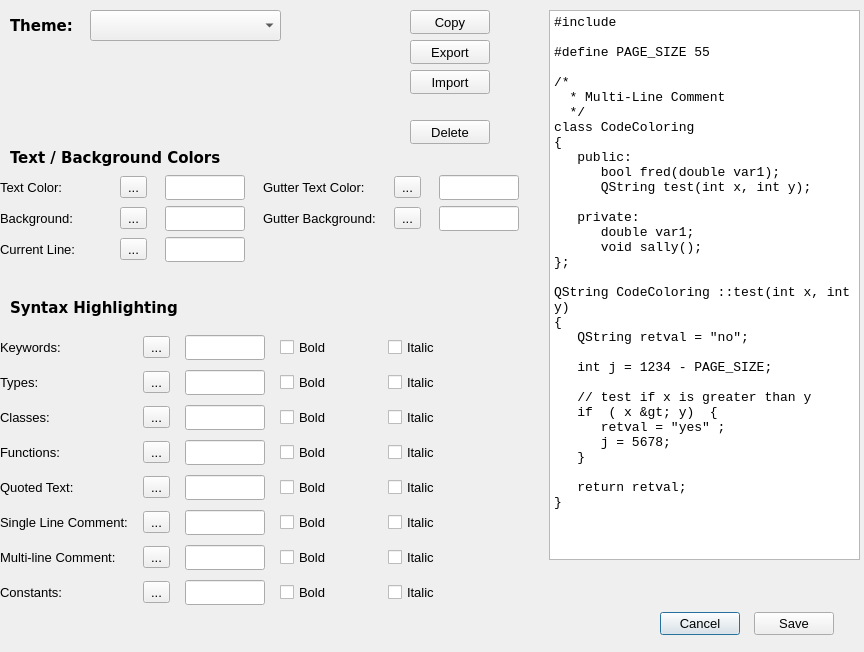
<?xml version="1.0" encoding="UTF-8"?>
<ui version="4.0">
 <class>Dialog_Colors</class>
 <widget class="QDialog" name="Dialog_Colors">
  <property name="windowModality">
   <enum>Qt::NonModal</enum>
  </property>
  <property name="geometry">
   <rect>
    <x>0</x>
    <y>0</y>
    <width>864</width>
    <height>652</height>
   </rect>
  </property>
  <property name="minimumSize">
   <size>
    <width>0</width>
    <height>0</height>
   </size>
  </property>
  <property name="font">
   <font>
    <pointsize>10</pointsize>
   </font>
  </property>
  <property name="windowTitle">
   <string>Diamond Colors</string>
  </property>
  <property name="modal">
   <bool>false</bool>
  </property>
  <widget class="QLabel" name="label">
   <property name="geometry">
    <rect>
     <x>10</x>
     <y>297</y>
     <width>191</width>
     <height>21</height>
    </rect>
   </property>
   <property name="font">
    <font>
     <family>DejaVu Sans</family>
     <pointsize>11</pointsize>
     <weight>75</weight>
     <italic>false</italic>
     <bold>true</bold>
     <underline>false</underline>
    </font>
   </property>
   <property name="text">
    <string>Syntax Highlighting</string>
   </property>
  </widget>
  <widget class="QLabel" name="label_9">
   <property name="geometry">
    <rect>
     <x>10</x>
     <y>147</y>
     <width>221</width>
     <height>21</height>
    </rect>
   </property>
   <property name="font">
    <font>
     <family>DejaVu Sans</family>
     <pointsize>11</pointsize>
     <weight>75</weight>
     <italic>false</italic>
     <bold>true</bold>
     <underline>false</underline>
    </font>
   </property>
   <property name="text">
    <string>Text / Background Colors</string>
   </property>
  </widget>
  <widget class="QPlainTextEdit" name="sample">
   <property name="geometry">
    <rect>
     <x>549</x>
     <y>10</y>
     <width>311</width>
     <height>550</height>
    </rect>
   </property>
   <property name="sizePolicy">
    <sizepolicy hsizetype="Expanding" vsizetype="Fixed">
     <horstretch>0</horstretch>
     <verstretch>0</verstretch>
    </sizepolicy>
   </property>
   <property name="minimumSize">
    <size>
     <width>0</width>
     <height>550</height>
    </size>
   </property>
   <property name="font">
    <font>
     <family>Monospace</family>
     <pointsize>10</pointsize>
    </font>
   </property>
   <property name="plainText">
    <string>#include &lt;QString&gt;

#define PAGE_SIZE 55

/*
  * Multi-Line Comment
  */
class CodeColoring
{
   public:
      bool fred(double var1);
      QString test(int x, int y);

   private:
      double var1;
      void sally();
};

QString CodeColoring ::test(int x, int y)
{
   QString retval = &quot;no&quot;;

   int j = 1234 - PAGE_SIZE;

   // test if x is greater than y
   if  ( x &gt; y)  {
      retval = &quot;yes&quot; ;
      j = 5678;
   }

   return retval;
}</string>
   </property>
  </widget>
  <widget class="QWidget" name="layoutWidget_1">
   <property name="geometry">
    <rect>
     <x>0</x>
     <y>330</y>
     <width>491</width>
     <height>280</height>
    </rect>
   </property>
   <layout class="QGridLayout" name="gridLayout_2">
    <property name="topMargin">
     <number>5</number>
    </property>
    <property name="rightMargin">
     <number>10</number>
    </property>
    <property name="bottomMargin">
     <number>5</number>
    </property>
    <property name="horizontalSpacing">
     <number>15</number>
    </property>
    <property name="verticalSpacing">
     <number>10</number>
    </property>
    <item row="3" column="0">
     <widget class="QLabel" name="label_6">
      <property name="minimumSize">
       <size>
        <width>80</width>
        <height>20</height>
       </size>
      </property>
      <property name="font">
       <font>
        <pointsize>10</pointsize>
       </font>
      </property>
      <property name="text">
       <string>Classes:</string>
      </property>
     </widget>
    </item>
    <item row="7" column="3">
     <widget class="QCheckBox" name="mline_Bold_CB">
      <property name="font">
       <font>
        <pointsize>10</pointsize>
       </font>
      </property>
      <property name="text">
       <string>Bold</string>
      </property>
     </widget>
    </item>
    <item row="5" column="4">
     <widget class="QCheckBox" name="quote_Italic_CB">
      <property name="minimumSize">
       <size>
        <width>35</width>
        <height>0</height>
       </size>
      </property>
      <property name="font">
       <font>
        <pointsize>10</pointsize>
       </font>
      </property>
      <property name="text">
       <string>Italic</string>
      </property>
     </widget>
    </item>
    <item row="4" column="0">
     <widget class="QLabel" name="label_5">
      <property name="minimumSize">
       <size>
        <width>80</width>
        <height>20</height>
       </size>
      </property>
      <property name="font">
       <font>
        <pointsize>10</pointsize>
       </font>
      </property>
      <property name="text">
       <string>Functions:</string>
      </property>
     </widget>
    </item>
    <item row="3" column="1">
     <widget class="QToolButton" name="class_TB">
      <property name="text">
       <string>...</string>
      </property>
     </widget>
    </item>
    <item row="1" column="4">
     <widget class="QCheckBox" name="key_Italic_CB">
      <property name="minimumSize">
       <size>
        <width>35</width>
        <height>0</height>
       </size>
      </property>
      <property name="maximumSize">
       <size>
        <width>16777215</width>
        <height>16777215</height>
       </size>
      </property>
      <property name="font">
       <font>
        <pointsize>10</pointsize>
       </font>
      </property>
      <property name="text">
       <string>Italic</string>
      </property>
     </widget>
    </item>
    <item row="7" column="1">
     <widget class="QToolButton" name="mline_TB">
      <property name="text">
       <string>...</string>
      </property>
     </widget>
    </item>
    <item row="4" column="4">
     <widget class="QCheckBox" name="func_Italic_CB">
      <property name="minimumSize">
       <size>
        <width>35</width>
        <height>0</height>
       </size>
      </property>
      <property name="font">
       <font>
        <pointsize>10</pointsize>
       </font>
      </property>
      <property name="text">
       <string>Italic</string>
      </property>
     </widget>
    </item>
    <item row="2" column="3">
     <widget class="QCheckBox" name="type_Bold_CB">
      <property name="minimumSize">
       <size>
        <width>35</width>
        <height>0</height>
       </size>
      </property>
      <property name="font">
       <font>
        <pointsize>10</pointsize>
       </font>
      </property>
      <property name="text">
       <string>Bold</string>
      </property>
     </widget>
    </item>
    <item row="4" column="3">
     <widget class="QCheckBox" name="func_Bold_CB">
      <property name="minimumSize">
       <size>
        <width>35</width>
        <height>0</height>
       </size>
      </property>
      <property name="font">
       <font>
        <pointsize>10</pointsize>
       </font>
      </property>
      <property name="text">
       <string>Bold</string>
      </property>
     </widget>
    </item>
    <item row="7" column="0">
     <widget class="QLabel" name="label_12">
      <property name="font">
       <font>
        <pointsize>10</pointsize>
       </font>
      </property>
      <property name="text">
       <string>Multi-line Comment:</string>
      </property>
     </widget>
    </item>
    <item row="4" column="1">
     <widget class="QToolButton" name="func_TB">
      <property name="text">
       <string>...</string>
      </property>
     </widget>
    </item>
    <item row="6" column="3">
     <widget class="QCheckBox" name="comment_Bold_CB">
      <property name="minimumSize">
       <size>
        <width>35</width>
        <height>0</height>
       </size>
      </property>
      <property name="font">
       <font>
        <pointsize>10</pointsize>
       </font>
      </property>
      <property name="text">
       <string>Bold</string>
      </property>
     </widget>
    </item>
    <item row="6" column="1">
     <widget class="QToolButton" name="comment_TB">
      <property name="text">
       <string>...</string>
      </property>
     </widget>
    </item>
    <item row="2" column="1">
     <widget class="QToolButton" name="type_TB">
      <property name="text">
       <string>...</string>
      </property>
     </widget>
    </item>
    <item row="3" column="3">
     <widget class="QCheckBox" name="class_Bold_CB">
      <property name="minimumSize">
       <size>
        <width>35</width>
        <height>0</height>
       </size>
      </property>
      <property name="font">
       <font>
        <pointsize>10</pointsize>
       </font>
      </property>
      <property name="text">
       <string>Bold</string>
      </property>
     </widget>
    </item>
    <item row="1" column="1">
     <widget class="QToolButton" name="key_TB">
      <property name="text">
       <string>...</string>
      </property>
     </widget>
    </item>
    <item row="2" column="4">
     <widget class="QCheckBox" name="type_Italic_CB">
      <property name="minimumSize">
       <size>
        <width>35</width>
        <height>0</height>
       </size>
      </property>
      <property name="font">
       <font>
        <pointsize>10</pointsize>
       </font>
      </property>
      <property name="text">
       <string>Italic</string>
      </property>
     </widget>
    </item>
    <item row="5" column="1">
     <widget class="QToolButton" name="quote_TB">
      <property name="text">
       <string>...</string>
      </property>
     </widget>
    </item>
    <item row="1" column="3">
     <widget class="QCheckBox" name="key_Bold_CB">
      <property name="minimumSize">
       <size>
        <width>35</width>
        <height>0</height>
       </size>
      </property>
      <property name="maximumSize">
       <size>
        <width>16777215</width>
        <height>16777215</height>
       </size>
      </property>
      <property name="font">
       <font>
        <pointsize>10</pointsize>
       </font>
      </property>
      <property name="text">
       <string>Bold</string>
      </property>
     </widget>
    </item>
    <item row="7" column="4">
     <widget class="QCheckBox" name="mline_Italic_CB">
      <property name="font">
       <font>
        <pointsize>10</pointsize>
       </font>
      </property>
      <property name="text">
       <string>Italic</string>
      </property>
     </widget>
    </item>
    <item row="1" column="0">
     <widget class="QLabel" name="label_3">
      <property name="minimumSize">
       <size>
        <width>80</width>
        <height>20</height>
       </size>
      </property>
      <property name="font">
       <font>
        <pointsize>10</pointsize>
       </font>
      </property>
      <property name="text">
       <string>Keywords:</string>
      </property>
     </widget>
    </item>
    <item row="2" column="0">
     <widget class="QLabel" name="label_4">
      <property name="minimumSize">
       <size>
        <width>80</width>
        <height>20</height>
       </size>
      </property>
      <property name="font">
       <font>
        <pointsize>10</pointsize>
       </font>
      </property>
      <property name="text">
       <string>Types:</string>
      </property>
     </widget>
    </item>
    <item row="3" column="4">
     <widget class="QCheckBox" name="class_Italic_CB">
      <property name="minimumSize">
       <size>
        <width>35</width>
        <height>0</height>
       </size>
      </property>
      <property name="font">
       <font>
        <pointsize>10</pointsize>
       </font>
      </property>
      <property name="text">
       <string>Italic</string>
      </property>
     </widget>
    </item>
    <item row="5" column="3">
     <widget class="QCheckBox" name="quote_Bold_CB">
      <property name="minimumSize">
       <size>
        <width>35</width>
        <height>0</height>
       </size>
      </property>
      <property name="font">
       <font>
        <pointsize>10</pointsize>
       </font>
      </property>
      <property name="text">
       <string>Bold</string>
      </property>
     </widget>
    </item>
    <item row="6" column="0">
     <widget class="QLabel" name="label_8">
      <property name="minimumSize">
       <size>
        <width>0</width>
        <height>20</height>
       </size>
      </property>
      <property name="font">
       <font>
        <pointsize>10</pointsize>
       </font>
      </property>
      <property name="text">
       <string>Single Line Comment:</string>
      </property>
     </widget>
    </item>
    <item row="5" column="0">
     <widget class="QLabel" name="label_7">
      <property name="minimumSize">
       <size>
        <width>80</width>
        <height>20</height>
       </size>
      </property>
      <property name="font">
       <font>
        <pointsize>10</pointsize>
       </font>
      </property>
      <property name="text">
       <string>Quoted Text:</string>
      </property>
     </widget>
    </item>
    <item row="6" column="4">
     <widget class="QCheckBox" name="comment_Italic_CB">
      <property name="minimumSize">
       <size>
        <width>35</width>
        <height>0</height>
       </size>
      </property>
      <property name="font">
       <font>
        <pointsize>10</pointsize>
       </font>
      </property>
      <property name="text">
       <string>Italic</string>
      </property>
     </widget>
    </item>
    <item row="8" column="0">
     <widget class="QLabel" name="label_14">
      <property name="font">
       <font>
        <pointsize>10</pointsize>
       </font>
      </property>
      <property name="text">
       <string>Constants:</string>
      </property>
     </widget>
    </item>
    <item row="8" column="1">
     <widget class="QToolButton" name="const_TB">
      <property name="font">
       <font>
        <pointsize>10</pointsize>
       </font>
      </property>
      <property name="toolTip">
       <string>&lt;html&gt;&lt;head/&gt;&lt;body&gt;&lt;p&gt;Color and style for (mostly numeric) constants&lt;/p&gt;&lt;/body&gt;&lt;/html&gt;</string>
      </property>
      <property name="whatsThis">
       <string>&lt;html&gt;&lt;head/&gt;&lt;body&gt;&lt;p&gt;Color and style for (mostly numeric) constants&lt;/p&gt;&lt;/body&gt;&lt;/html&gt;</string>
      </property>
      <property name="text">
       <string>...</string>
      </property>
     </widget>
    </item>
    <item row="8" column="3">
     <widget class="QCheckBox" name="constant_Bold_CB">
      <property name="font">
       <font>
        <pointsize>10</pointsize>
       </font>
      </property>
      <property name="text">
       <string>Bold</string>
      </property>
     </widget>
    </item>
    <item row="8" column="4">
     <widget class="QCheckBox" name="constant_Italic_CB">
      <property name="font">
       <font>
        <pointsize>10</pointsize>
       </font>
      </property>
      <property name="text">
       <string>Italic</string>
      </property>
     </widget>
    </item>
    <item row="2" column="2">
     <widget class="QLineEdit" name="type_Color">
      <property name="sizePolicy">
       <sizepolicy hsizetype="Fixed" vsizetype="Fixed">
        <horstretch>0</horstretch>
        <verstretch>0</verstretch>
       </sizepolicy>
      </property>
      <property name="minimumSize">
       <size>
        <width>80</width>
        <height>25</height>
       </size>
      </property>
      <property name="maximumSize">
       <size>
        <width>50</width>
        <height>25</height>
       </size>
      </property>
      <property name="font">
       <font>
        <pointsize>10</pointsize>
       </font>
      </property>
     </widget>
    </item>
    <item row="1" column="2">
     <widget class="QLineEdit" name="key_Color">
      <property name="sizePolicy">
       <sizepolicy hsizetype="Fixed" vsizetype="Fixed">
        <horstretch>0</horstretch>
        <verstretch>0</verstretch>
       </sizepolicy>
      </property>
      <property name="minimumSize">
       <size>
        <width>80</width>
        <height>25</height>
       </size>
      </property>
      <property name="maximumSize">
       <size>
        <width>50</width>
        <height>25</height>
       </size>
      </property>
      <property name="font">
       <font>
        <pointsize>10</pointsize>
       </font>
      </property>
      <property name="alignment">
       <set>Qt::AlignLeading|Qt::AlignLeft|Qt::AlignTop</set>
      </property>
     </widget>
    </item>
    <item row="3" column="2">
     <widget class="QLineEdit" name="class_Color">
      <property name="sizePolicy">
       <sizepolicy hsizetype="Fixed" vsizetype="Fixed">
        <horstretch>0</horstretch>
        <verstretch>0</verstretch>
       </sizepolicy>
      </property>
      <property name="minimumSize">
       <size>
        <width>80</width>
        <height>25</height>
       </size>
      </property>
      <property name="maximumSize">
       <size>
        <width>50</width>
        <height>25</height>
       </size>
      </property>
      <property name="font">
       <font>
        <pointsize>10</pointsize>
       </font>
      </property>
     </widget>
    </item>
    <item row="4" column="2">
     <widget class="QLineEdit" name="func_Color">
      <property name="sizePolicy">
       <sizepolicy hsizetype="Fixed" vsizetype="Fixed">
        <horstretch>0</horstretch>
        <verstretch>0</verstretch>
       </sizepolicy>
      </property>
      <property name="minimumSize">
       <size>
        <width>80</width>
        <height>25</height>
       </size>
      </property>
      <property name="maximumSize">
       <size>
        <width>80</width>
        <height>25</height>
       </size>
      </property>
      <property name="font">
       <font>
        <pointsize>10</pointsize>
       </font>
      </property>
     </widget>
    </item>
    <item row="5" column="2">
     <widget class="QLineEdit" name="quote_Color">
      <property name="sizePolicy">
       <sizepolicy hsizetype="Fixed" vsizetype="Fixed">
        <horstretch>0</horstretch>
        <verstretch>0</verstretch>
       </sizepolicy>
      </property>
      <property name="minimumSize">
       <size>
        <width>80</width>
        <height>25</height>
       </size>
      </property>
      <property name="maximumSize">
       <size>
        <width>80</width>
        <height>25</height>
       </size>
      </property>
      <property name="font">
       <font>
        <pointsize>10</pointsize>
       </font>
      </property>
     </widget>
    </item>
    <item row="6" column="2">
     <widget class="QLineEdit" name="comment_Color">
      <property name="sizePolicy">
       <sizepolicy hsizetype="Fixed" vsizetype="Fixed">
        <horstretch>0</horstretch>
        <verstretch>0</verstretch>
       </sizepolicy>
      </property>
      <property name="minimumSize">
       <size>
        <width>80</width>
        <height>25</height>
       </size>
      </property>
      <property name="maximumSize">
       <size>
        <width>80</width>
        <height>25</height>
       </size>
      </property>
      <property name="font">
       <font>
        <pointsize>10</pointsize>
       </font>
      </property>
     </widget>
    </item>
    <item row="7" column="2">
     <widget class="QLineEdit" name="mline_Color">
      <property name="minimumSize">
       <size>
        <width>80</width>
        <height>25</height>
       </size>
      </property>
      <property name="maximumSize">
       <size>
        <width>80</width>
        <height>25</height>
       </size>
      </property>
     </widget>
    </item>
    <item row="8" column="2">
     <widget class="QLineEdit" name="const_Color">
      <property name="minimumSize">
       <size>
        <width>80</width>
        <height>25</height>
       </size>
      </property>
      <property name="maximumSize">
       <size>
        <width>80</width>
        <height>25</height>
       </size>
      </property>
      <property name="font">
       <font>
        <pointsize>10</pointsize>
       </font>
      </property>
     </widget>
    </item>
   </layout>
  </widget>
  <widget class="QWidget" name="layoutWidget_2">
   <property name="geometry">
    <rect>
     <x>0</x>
     <y>170</y>
     <width>529</width>
     <height>97</height>
    </rect>
   </property>
   <layout class="QGridLayout" name="gridLayout_1">
    <property name="topMargin">
     <number>5</number>
    </property>
    <property name="rightMargin">
     <number>10</number>
    </property>
    <property name="bottomMargin">
     <number>5</number>
    </property>
    <property name="horizontalSpacing">
     <number>18</number>
    </property>
    <item row="0" column="2">
     <widget class="QLineEdit" name="text_Color">
      <property name="sizePolicy">
       <sizepolicy hsizetype="Fixed" vsizetype="Fixed">
        <horstretch>0</horstretch>
        <verstretch>0</verstretch>
       </sizepolicy>
      </property>
      <property name="minimumSize">
       <size>
        <width>80</width>
        <height>25</height>
       </size>
      </property>
      <property name="maximumSize">
       <size>
        <width>80</width>
        <height>25</height>
       </size>
      </property>
      <property name="font">
       <font>
        <pointsize>10</pointsize>
       </font>
      </property>
     </widget>
    </item>
    <item row="2" column="3">
     <widget class="QLabel" name="label_11">
      <property name="font">
       <font>
        <pointsize>10</pointsize>
       </font>
      </property>
      <property name="text">
       <string>Gutter Background:</string>
      </property>
     </widget>
    </item>
    <item row="0" column="4">
     <widget class="QToolButton" name="gutterText_TB">
      <property name="toolTip">
       <string>&lt;html&gt;&lt;head/&gt;&lt;body&gt;&lt;p&gt;Text color of line numbers in the left gutter/column&lt;/p&gt;&lt;/body&gt;&lt;/html&gt;</string>
      </property>
      <property name="whatsThis">
       <string>&lt;html&gt;&lt;head/&gt;&lt;body&gt;&lt;p&gt;Color of line numbers in left gutter/column&lt;/p&gt;&lt;/body&gt;&lt;/html&gt;</string>
      </property>
      <property name="text">
       <string>...</string>
      </property>
     </widget>
    </item>
    <item row="2" column="4">
     <widget class="QToolButton" name="gutterBack_TB">
      <property name="toolTip">
       <string>&lt;html&gt;&lt;head/&gt;&lt;body&gt;&lt;p&gt;Background color for line numbers in left gutter/column&lt;/p&gt;&lt;/body&gt;&lt;/html&gt;</string>
      </property>
      <property name="whatsThis">
       <string>&lt;html&gt;&lt;head/&gt;&lt;body&gt;&lt;p&gt;Background for line numbers in left gutter/column&lt;/p&gt;&lt;/body&gt;&lt;/html&gt;</string>
      </property>
      <property name="text">
       <string>...</string>
      </property>
     </widget>
    </item>
    <item row="0" column="1">
     <widget class="QToolButton" name="text_TB">
      <property name="toolTip">
       <string>&lt;html&gt;&lt;head/&gt;&lt;body&gt;&lt;p&gt;Ordinary text color&lt;/p&gt;&lt;/body&gt;&lt;/html&gt;</string>
      </property>
      <property name="whatsThis">
       <string>&lt;html&gt;&lt;head/&gt;&lt;body&gt;&lt;p&gt;Ordinary text color&lt;/p&gt;&lt;/body&gt;&lt;/html&gt;</string>
      </property>
      <property name="text">
       <string>...</string>
      </property>
     </widget>
    </item>
    <item row="0" column="5">
     <widget class="QLineEdit" name="gutterText_Color">
      <property name="sizePolicy">
       <sizepolicy hsizetype="Fixed" vsizetype="Fixed">
        <horstretch>0</horstretch>
        <verstretch>0</verstretch>
       </sizepolicy>
      </property>
      <property name="minimumSize">
       <size>
        <width>80</width>
        <height>25</height>
       </size>
      </property>
      <property name="maximumSize">
       <size>
        <width>80</width>
        <height>25</height>
       </size>
      </property>
     </widget>
    </item>
    <item row="2" column="0">
     <widget class="QLabel" name="label_2">
      <property name="minimumSize">
       <size>
        <width>0</width>
        <height>20</height>
       </size>
      </property>
      <property name="font">
       <font>
        <pointsize>10</pointsize>
       </font>
      </property>
      <property name="text">
       <string>Background:</string>
      </property>
     </widget>
    </item>
    <item row="0" column="0">
     <widget class="QLabel" name="label_1">
      <property name="minimumSize">
       <size>
        <width>0</width>
        <height>20</height>
       </size>
      </property>
      <property name="font">
       <font>
        <pointsize>10</pointsize>
       </font>
      </property>
      <property name="text">
       <string>Text Color:</string>
      </property>
     </widget>
    </item>
    <item row="2" column="2">
     <widget class="QLineEdit" name="back_Color">
      <property name="sizePolicy">
       <sizepolicy hsizetype="Fixed" vsizetype="Fixed">
        <horstretch>0</horstretch>
        <verstretch>0</verstretch>
       </sizepolicy>
      </property>
      <property name="minimumSize">
       <size>
        <width>80</width>
        <height>25</height>
       </size>
      </property>
      <property name="maximumSize">
       <size>
        <width>80</width>
        <height>25</height>
       </size>
      </property>
      <property name="font">
       <font>
        <pointsize>10</pointsize>
       </font>
      </property>
     </widget>
    </item>
    <item row="2" column="5">
     <widget class="QLineEdit" name="gutterBack_Color">
      <property name="sizePolicy">
       <sizepolicy hsizetype="Fixed" vsizetype="Fixed">
        <horstretch>0</horstretch>
        <verstretch>0</verstretch>
       </sizepolicy>
      </property>
      <property name="minimumSize">
       <size>
        <width>80</width>
        <height>25</height>
       </size>
      </property>
      <property name="maximumSize">
       <size>
        <width>80</width>
        <height>25</height>
       </size>
      </property>
     </widget>
    </item>
    <item row="0" column="3">
     <widget class="QLabel" name="label_10">
      <property name="font">
       <font>
        <pointsize>10</pointsize>
       </font>
      </property>
      <property name="text">
       <string>Gutter Text Color:</string>
      </property>
     </widget>
    </item>
    <item row="2" column="1">
     <widget class="QToolButton" name="back_TB">
      <property name="toolTip">
       <string>&lt;html&gt;&lt;head/&gt;&lt;body&gt;&lt;p&gt;Ordinary text background color&lt;/p&gt;&lt;/body&gt;&lt;/html&gt;</string>
      </property>
      <property name="whatsThis">
       <string>&lt;html&gt;&lt;head/&gt;&lt;body&gt;&lt;p&gt;Ordinary text background color&lt;/p&gt;&lt;/body&gt;&lt;/html&gt;</string>
      </property>
      <property name="text">
       <string>...</string>
      </property>
     </widget>
    </item>
    <item row="3" column="0">
     <widget class="QLabel" name="label_13">
      <property name="font">
       <font>
        <pointsize>10</pointsize>
       </font>
      </property>
      <property name="text">
       <string>Current Line:</string>
      </property>
     </widget>
    </item>
    <item row="3" column="1">
     <widget class="QToolButton" name="current_TB">
      <property name="toolTip">
       <string>&lt;html&gt;&lt;head/&gt;&lt;body&gt;&lt;p&gt;Background highlight color for current line&lt;/p&gt;&lt;/body&gt;&lt;/html&gt;</string>
      </property>
      <property name="whatsThis">
       <string>&lt;html&gt;&lt;head/&gt;&lt;body&gt;&lt;p&gt;Background highlight color for current line&lt;/p&gt;&lt;/body&gt;&lt;/html&gt;</string>
      </property>
      <property name="text">
       <string>...</string>
      </property>
     </widget>
    </item>
    <item row="3" column="2">
     <widget class="QLineEdit" name="current_Color">
      <property name="minimumSize">
       <size>
        <width>80</width>
        <height>25</height>
       </size>
      </property>
      <property name="maximumSize">
       <size>
        <width>80</width>
        <height>25</height>
       </size>
      </property>
     </widget>
    </item>
   </layout>
  </widget>
  <widget class="QWidget" name="layoutWidget">
   <property name="geometry">
    <rect>
     <x>640</x>
     <y>610</y>
     <width>214</width>
     <height>27</height>
    </rect>
   </property>
   <layout class="QHBoxLayout" name="horizontalLayout_101">
    <item>
     <spacer name="horizontalSpacer_100">
      <property name="orientation">
       <enum>Qt::Horizontal</enum>
      </property>
      <property name="sizeHint" stdset="0">
       <size>
        <width>10</width>
        <height>20</height>
       </size>
      </property>
     </spacer>
    </item>
    <item>
     <widget class="QPushButton" name="cancel_PB">
      <property name="text">
       <string>Cancel</string>
      </property>
     </widget>
    </item>
    <item>
     <spacer name="horizontalSpacer_101">
      <property name="orientation">
       <enum>Qt::Horizontal</enum>
      </property>
      <property name="sizeType">
       <enum>QSizePolicy::Fixed</enum>
      </property>
      <property name="sizeHint" stdset="0">
       <size>
        <width>8</width>
        <height>25</height>
       </size>
      </property>
     </spacer>
    </item>
    <item>
     <widget class="QPushButton" name="save_PB">
      <property name="text">
       <string>Save</string>
      </property>
     </widget>
    </item>
    <item>
     <spacer name="horizontalSpacer_103">
      <property name="orientation">
       <enum>Qt::Horizontal</enum>
      </property>
      <property name="sizeHint" stdset="0">
       <size>
        <width>10</width>
        <height>20</height>
       </size>
      </property>
     </spacer>
    </item>
   </layout>
  </widget>
  <widget class="QPushButton" name="delete_button">
   <property name="geometry">
    <rect>
     <x>410</x>
     <y>120</y>
     <width>80</width>
     <height>24</height>
    </rect>
   </property>
   <property name="font">
    <font>
     <pointsize>10</pointsize>
    </font>
   </property>
   <property name="toolTip">
    <string>Delete current theme</string>
   </property>
   <property name="whatsThis">
    <string>Delete current theme</string>
   </property>
   <property name="text">
    <string>Delete</string>
   </property>
  </widget>
  <widget class="QPushButton" name="export_button">
   <property name="geometry">
    <rect>
     <x>410</x>
     <y>40</y>
     <width>80</width>
     <height>24</height>
    </rect>
   </property>
   <property name="font">
    <font>
     <pointsize>10</pointsize>
    </font>
   </property>
   <property name="toolTip">
    <string>Export theme to file</string>
   </property>
   <property name="whatsThis">
    <string>Export theme to file</string>
   </property>
   <property name="text">
    <string>Export</string>
   </property>
  </widget>
  <widget class="QPushButton" name="copy_button">
   <property name="geometry">
    <rect>
     <x>410</x>
     <y>10</y>
     <width>80</width>
     <height>24</height>
    </rect>
   </property>
   <property name="font">
    <font>
     <pointsize>10</pointsize>
    </font>
   </property>
   <property name="toolTip">
    <string>Copy current theme to new name</string>
   </property>
   <property name="whatsThis">
    <string>Copy current theme to new name</string>
   </property>
   <property name="text">
    <string>Copy</string>
   </property>
  </widget>
  <widget class="QPushButton" name="import_button">
   <property name="geometry">
    <rect>
     <x>410</x>
     <y>70</y>
     <width>80</width>
     <height>24</height>
    </rect>
   </property>
   <property name="font">
    <font>
     <pointsize>10</pointsize>
    </font>
   </property>
   <property name="toolTip">
    <string>Import theme from file</string>
   </property>
   <property name="whatsThis">
    <string>Import theme from json file</string>
   </property>
   <property name="text">
    <string>Import</string>
   </property>
  </widget>
  <widget class="QLabel" name="label_15">
   <property name="geometry">
    <rect>
     <x>10</x>
     <y>15</y>
     <width>71</width>
     <height>21</height>
    </rect>
   </property>
   <property name="font">
    <font>
     <family>DejaVu Sans</family>
     <pointsize>11</pointsize>
     <weight>75</weight>
     <italic>false</italic>
     <bold>true</bold>
    </font>
   </property>
   <property name="text">
    <string>Theme:</string>
   </property>
  </widget>
  <widget class="QComboBox" name="theme_comboBox">
   <property name="geometry">
    <rect>
     <x>90</x>
     <y>10</y>
     <width>191</width>
     <height>31</height>
    </rect>
   </property>
   <property name="font">
    <font>
     <pointsize>10</pointsize>
    </font>
   </property>
  </widget>
 </widget>
 <tabstops>
  <tabstop>text_TB</tabstop>
  <tabstop>text_Color</tabstop>
  <tabstop>back_TB</tabstop>
  <tabstop>gutterText_TB</tabstop>
  <tabstop>gutterText_Color</tabstop>
  <tabstop>gutterBack_TB</tabstop>
  <tabstop>gutterBack_Color</tabstop>
  <tabstop>key_TB</tabstop>
  <tabstop>key_Bold_CB</tabstop>
  <tabstop>key_Italic_CB</tabstop>
  <tabstop>type_TB</tabstop>
  <tabstop>type_Bold_CB</tabstop>
  <tabstop>type_Italic_CB</tabstop>
  <tabstop>class_TB</tabstop>
  <tabstop>class_Bold_CB</tabstop>
  <tabstop>class_Italic_CB</tabstop>
  <tabstop>func_TB</tabstop>
  <tabstop>func_Bold_CB</tabstop>
  <tabstop>func_Italic_CB</tabstop>
  <tabstop>quote_TB</tabstop>
  <tabstop>quote_Bold_CB</tabstop>
  <tabstop>quote_Italic_CB</tabstop>
  <tabstop>comment_TB</tabstop>
  <tabstop>comment_Bold_CB</tabstop>
  <tabstop>comment_Italic_CB</tabstop>
  <tabstop>save_PB</tabstop>
 </tabstops>
 <resources/>
 <connections/>
</ui>
